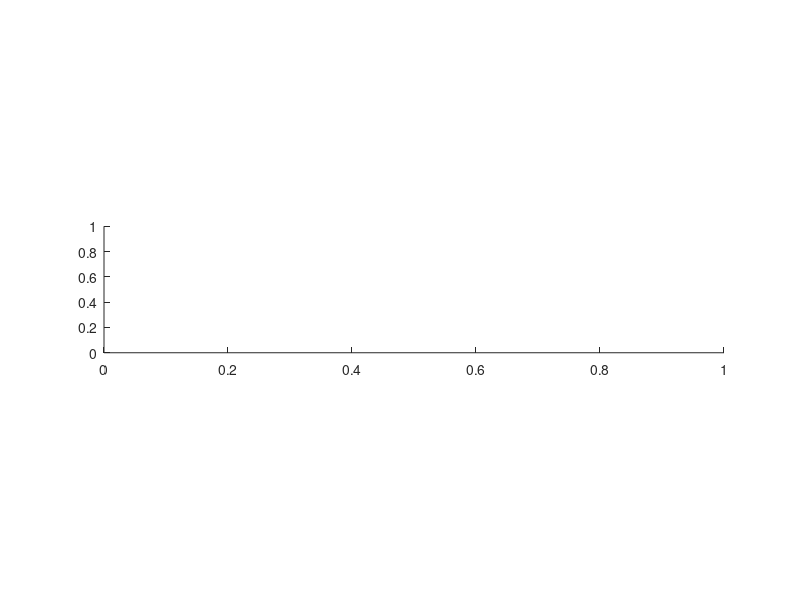

This figure's MATLAB source: (Note: this script raises an error after producing the figure.)
fig1=figure(1);
clf();
set(gcf,'Position',[780,134,275,678])
% 
theta1 = 1.0; 
theta2 = 1.0;    
theta3 = 1.0;    
N1=3;
N2=50;
x = linspace(1, 3, N1);  % fit data
x1 = linspace(0,4,N2); %uncertainty data
subplot(3,1,2)
% 
y = poly_function(x, theta1,theta2,theta3);
y1 = poly_function(x1, theta1,theta2,theta3);
yy=zeros(N1,3);
for i=1:N1
yy(i,:)=poly_para(x(i));
end
% 
plot(x(1:N1), y(1:N1),'ko','MarkerSize',8,'LineWidth',1.2);

hold on
plot(x1,y1,'k-','LineWidth',1.2)

x = linspace(1, 3, N1);
y = poly_function(x1, theta1,theta2,theta3);
for i=1:N1
yy(i,:)=poly_para(x(i));
end
[U,Sigma,~]=svd(yy'*yy);
Var = zeros(N2,1);
thresh = 1.0;
r = min(find(diag(Sigma)<thresh));
for i=1:N2
yy1 = poly_para(x1(i));

Var(i) = yy1*U(:,r:end)*U(:,r:end)'*yy1';
end

sigma_th=10;
Y_fit=y1(1:N2)';
CI=1.96*sqrt(sigma_th*Var);
% 
fill([x1'; flipud(x1')], [Y_fit + CI; flipud(Y_fit - CI)], 'r', 'FaceAlpha', 0.3, 'EdgeColor', 'none');

xlabel('t');
ylabel('h(t,\theta)')
%ylabel({'$\varphi(t,\theta)$'},'Interpreter','latex');
lgd = legend("Data","Polynomial","95% CI");
lgd.FontWeight = 'bold';
lgd.Location = 'best';
lgd.Box='off';
lgd.ItemTokenSize = [10,6];
set(gca,'FontName','Helvetica','FontSize',15,'FontWeight','bold','linewidth',1.2)
box off


subplot(3,1,3)
x = linspace(1, 3, N1);  % fit data
x1 = linspace(0,4,N2); %uncertainty data
% 
y = poly_function(x, theta1,theta2,theta3);
y1 = poly_function(x1, theta1,theta2,theta3);
[U,Sigma,V]=svd(yy'*yy);
Var = zeros(N2,1);
thresh = 1.0;
%r = min(find(diag(Sigma)<thresh));
r =1;
for i=1:N2
yy1 = poly_para(x1(i));

Var(i) = yy1*U(:,r:end)*U(:,r:end)'*yy1';
end

sigma_th=1e-1;
Y_fit=y1(1:N2)';
CI=1.96*sqrt(sigma_th*Var);
% 绘制置信区域（拟合曲线上下的置信区间）
fill([x1'; flipud(x1')], [Y_fit + CI; flipud(Y_fit - CI)], 'r', 'FaceAlpha', 0.3, 'EdgeColor', 'none');
hold on
plot(x(1:N1), y(1:N1),'ko','MarkerSize',8,'LineWidth',1.2);

hold on
plot(x1,y1,'k-','LineWidth',1.2)

xlabel('t');
ylabel('h(t,\theta)')
%ylabel({'$\bm{\varphi(t,\theta)}$'},'Interpreter','latex');
set(gca,'FontName','Helvetica','FontSize',15,'FontWeight','bold','linewidth',1.2)
box off

subplot(3,1,1)

alphaData = ones(3,3);  %
alphaData(:, 3:3) = 0.05;  % 

imagesc(1:3,1:3,abs(U),'AlphaData',alphaData);

% 
cmap = othercolor('BuDRd_12');
colormap(cmap);  % 
clim([0,1.1])
% 
c = colorbar;
c.Label.String = '|\partial U_i^T\theta/\partial \theta_j|';  % 
c.FontSize = 12;  % 
c.Label.FontWeight = 'bold';  % 
set(gca,'FontWeight','bold','FontSize',12)
set(gca,'xticklabel',{'U_1','U_2','U_3'},...
    'YTick',1:3,'yticklabel',{'\theta_1','\theta_2','\theta_3'})
% title('\theta=[\phi_1,\alpha,n]','FontSize',14,'FontWeight','bold')

figure(2)
clf();
set(gcf,'Position',[314,399,818,233])
subplot(1,2,1)

S = yy;
nn = size(S,1);
s1=S(:,1);
A = [S(:,3) S(:,2)];
ss1 = (eye(nn)-A*pinv(A))*s1;

s2=S(:,2);
A = [S(:,1) S(:,3)];
ss2 = (eye(nn)-A*pinv(A))*s2;

s3=S(:,3);
A = [S(:,1:2)];
ss3 = (eye(nn)-A*pinv(A))*s3;


SSS=[norm(ss1,"inf") norm(ss2,"inf") norm(ss3,"inf") ];
bar(1:3,SSS,'EdgeColor','none','FaceColor',[0,0,0])
hold on
ylim([1e-3,2])
ylabel('$$\|(I - AA^{\dagger}) \mathbf{s}_i\|_{\infty}$$', 'Interpreter', 'latex');
set(gca,'xticklabel',{'\theta_1','\theta_2','\theta_3'},'Yscale','log','ytick',[1e-3,1e-2,1e-1,1])
set(gca,'FontName','Helvetica','FontSize',15,'FontWeight','bold','linewidth',1.2)
box off

subplot(1,2,2)
x=1:3;
bar(x,[(Sigma(1,1)),(Sigma(2,2)),(Sigma(3,3))],'FaceColor',[0,0,0])
hold on
plot([0,4],[1e-4,1e-4],'LineStyle','--','LineWidth',1.5,'Color','k')
ylim([1e-6,1e3])
xlim([0,4])
ylabel('Eigenvalue of FIM');
set(gca,'xticklabel',{'U_1^T\theta','U_2^T\theta','U_3^T\theta'},'YScale','log',...
    'ytick',[1e-4,1e-2,1e0,1e2])
lgd.ItemTokenSize = [10,6];

lgd.Box = 'off';
lgd.FontWeight = 'bold';
box off
set(gca,'FontName','Helvetica','FontSize',15,'FontWeight','bold','linewidth',1.2)

box off
function y = poly_function(x, theta1,theta2,theta3)
   
    y = theta3*((x-1).*(x-2).*(x-3)+2)+theta2*x.^2+theta1;
end
function yy=poly_para(x)

yy=zeros(1,3);
yy(1)=1;
yy(2)=x.^2;
yy(3)=(x-1).*(x-2).*(x-3)+2;
end

